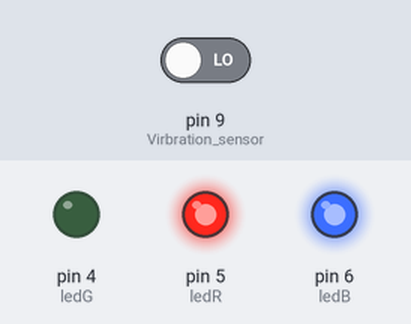
Simulated run of this sketch. Board: Arduino Uno, built with avr-gcc and run on an emulated ATmega328P. Shown: output pins drawn as LEDs (lit = HIGH). Dashed ring = blinking. The inputs (shaded band) are chosen by the test bench; at power-on: pin 9 (Virbration_sensor) LOW.

Above: at 1.2 s.
1.3 s: pin 9 (Virbration_sensor) driven HIGH
At 2.12 s:
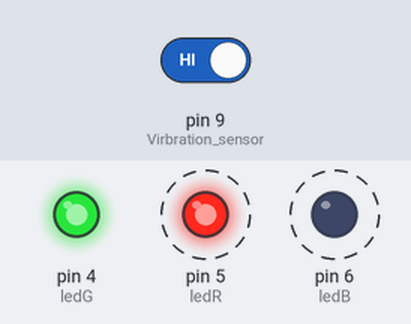
4.3 s: pin 9 (Virbration_sensor) driven LOW
At 5.7 s:
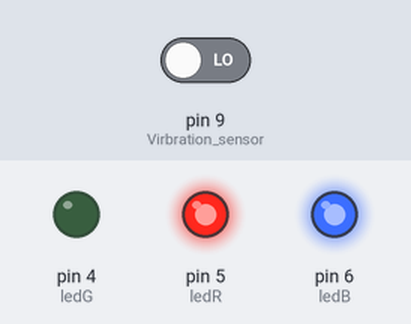
Timing chart, 0 to 7.3 s (numbered marks = the images above; inputs shaded):
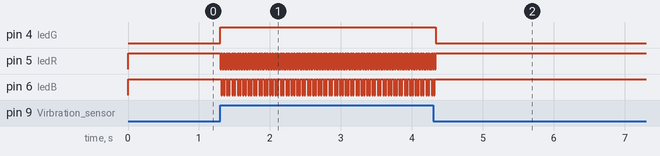

The sketch:

Virbration_sensor.ino
```cpp
#include <SoftwareSerial.h>

SoftwareSerial BT_device(2, 3); //-->Tx: 2    Rx:3

const int ledG = 4;
const int ledR = 5;
const int ledB = 6;

const int Virbration_sensor = 9;

void blink(){
  digitalWrite(ledR, 0);
  delay(15);
  digitalWrite(ledR, 1);
  digitalWrite(ledB, 0);
  delay(15);
  digitalWrite(ledB, 1);
  digitalWrite(ledR, 0);
  delay(15);
  digitalWrite(ledR, 1);
  digitalWrite(ledB, 0);
  delay(15);
  digitalWrite(ledB, 1);
  digitalWrite(ledR, 0);
  delay(15);
  digitalWrite(ledR, 1);
}
void setup(){

  BT_device.begin(38400);
  while(!BT_device){}
  for (int i = 4; i <= 6; i++){
    pinMode(i, OUTPUT);
  }
  pinMode(Virbration_sensor, INPUT);
  digitalWrite(ledG, 0);
  digitalWrite(ledB, 1);
  digitalWrite(ledR, 1);
}
void loop(){
  if (digitalRead(Virbration_sensor) == 1){
    BT_device.println("W");
    digitalWrite(ledG, 1);
    blink();
  }
  if (digitalRead(Virbration_sensor) == 0){
    digitalWrite(ledG, 0);
    digitalWrite(ledR, 1);
    digitalWrite(ledB, 1);

  }
}
```

Measured:
- after the input at 1.3 s, pin 4 (ledG): LOW → HIGH at once; pin 5 (ledR), pin 6 (ledB): alternates HIGH for 0.02 s and LOW for 0.02 s, starting at once
- after the input at 4.3 s, pin 4 (ledG): HIGH → LOW at once; pin 5 (ledR), pin 6 (ledB): goes on until 4.3 s, then stays HIGH
